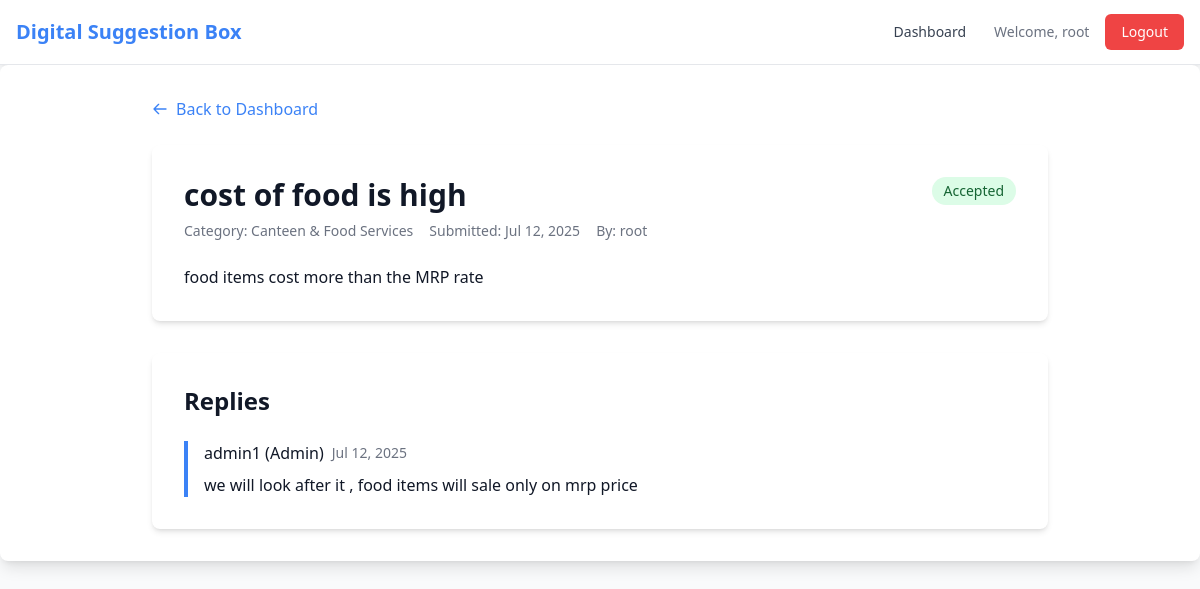
The page /suggestion/8/ (signed in) on the database its author committed.
### core/models.py (models this page shows, shortened)
class Suggestion(models.Model):
    STATUS_CHOICES = [
        ('under_review', 'Under Review'),
        ('accepted', 'Accepted'),
        ('rejected', 'Rejected'),
    ]
    user = models.ForeignKey(User, on_delete=models.SET_NULL, null=True, blank=True, related_name='suggestions')
    is_anonymous = models.BooleanField(default=False)
    category = models.ForeignKey(Category, on_delete=models.SET_NULL, null=True, related_name='suggestions')
    title = models.CharField(max_length=200)
    content = models.TextField()
    status = models.CharField(max_length=20, choices=STATUS_CHOICES, default='under_review')
    created_at = models.DateTimeField(auto_now_add=True)
    updated_at = models.DateTimeField(auto_now=True)
    sentiment = models.FloatField(null=True, blank=True, help_text="Sentiment polarity: -1 (negative) to 1 (positive)")
    is_spam = models.BooleanField(default=False, help_text="Flag if suggestion is likely spam")
    auto_category = models.CharField(max_length=100, null=True, blank=True, help_text="Auto-detected category")

class Category(models.Model):
    name = models.CharField(max_length=100, unique=True)
    created_by = models.ForeignKey(User, on_delete=models.SET_NULL, null=True, blank=True, related_name='created_categories')
    created_at = models.DateTimeField(auto_now_add=True)

class Reply(models.Model):
    suggestion = models.ForeignKey(Suggestion, on_delete=models.CASCADE, related_name='replies')
    admin = models.ForeignKey(User, on_delete=models.SET_NULL, null=True, related_name='admin_replies')
    content = models.TextField()
    created_at = models.DateTimeField(auto_now_add=True)

### core/views.py (the view)
# urls.py: path('suggestion/<int:suggestion_id>/', views.suggestion_detail, name='suggestion_detail'),
@login_required
def suggestion_detail(request, suggestion_id):
    suggestion = get_object_or_404(Suggestion, id=suggestion_id)
    can_manage = False
    can_view = False
    if request.user.is_superuser:
        can_manage = True
        can_view = True
    elif hasattr(request.user, 'category_admin'):
        if suggestion.category in request.user.category_admin.categories.all():
            can_manage = True
            can_view = True
    if suggestion.user == request.user:
        can_view = True
    if not can_view:
        messages.error(request, 'You do not have permission to view this suggestion.')
        return redirect('dashboard')
    if request.method == 'POST' and can_manage:
        reply_form = ReplyForm(request.POST)
        if reply_form.is_valid():
            reply = reply_form.save(commit=False)
            reply.suggestion = suggestion
            reply.admin = request.user
            reply.save()
            messages.success(request, 'Reply added successfully!')
            return redirect('suggestion_detail', suggestion_id=suggestion.id)
    else:
        reply_form = ReplyForm()
    return render(request, 'core/suggestion_detail.html', {
        'suggestion': suggestion,
        'reply_form': reply_form,
        'can_manage': can_manage,
    })

### core/templates/core/suggestion_detail.html (shortened to what this page needs)
{% extends 'core/base.html' %}
{% block content %}
<div class="max-w-4xl mx-auto">
    <div class="mb-6">
        <a href="{% url 'dashboard' %}" class="text-primary hover:text-blue-600 flex items-center">
            <svg class="w-4 h-4 mr-2" fill="none" stroke="currentColor" viewBox="0 0 24 24">
                <path stroke-linecap="round" stroke-linejoin="round" stroke-width="2" d="M10 19l-7-7m0 0l7-7m-7 7h18"></path>
            </svg>
            Back to Dashboard
        </a>
    </div>
    <div class="bg-white rounded-lg shadow-md p-8 mb-8">
        <div class="flex items-start justify-between mb-6">
            <div class="flex-1">
                <h1 class="text-3xl font-bold text-gray-900 mb-2">{{ suggestion.title }}</h1>
                <div class="flex items-center space-x-4 text-sm text-gray-500">
                    <span>Category: {{ suggestion.category.name }}</span>
                    <span>Submitted: {{ suggestion.created_at|date:"M d, Y" }}</span>
                    {% if suggestion.is_anonymous %}
                        <span class="text-gray-400">Anonymous</span>
                    {% else %}
                        <span>By: {{ suggestion.user.username }}</span>
                    {% endif %}
                </div>
            </div>
            <span id="status-badge" class="inline-flex items-center px-3 py-1 rounded-full text-sm font-medium
                {% if suggestion.status == 'under_review' %}bg-yellow-100 text-yellow-800
                {% elif suggestion.status == 'accepted' %} bg-green-100 text-green-800
                {% else %}bg-red-100 text-red-800{% endif %}">
                {{ suggestion.get_status_display }}
            </span>
        </div>
        <div class="prose max-w-none">
            <p class="text-gray-700 leading-relaxed">{{ suggestion.content|linebreaks }}</p>
        </div>
    </div>
    <div class="bg-white rounded-lg shadow-md p-8">
        <h2 class="text-2xl font-bold text-gray-900 mb-6">Replies</h2>
        {% if suggestion.replies.all %}
            <div class="space-y-6">
                {% for reply in suggestion.replies.all %}
                <div class="border-l-4 border-primary pl-4">
                    <div class="flex items-center justify-between mb-2">
                        <div class="flex items-center space-x-2">
                            <span class="font-medium text-gray-900">
                                {% if reply.admin %}
                                    {{ reply.admin.username }} (Admin)
                                {% else %}
                                    Admin
                                {% endif %}
                            </span>
                            <span class="text-sm text-gray-500">{{ reply.created_at|date:"M d, Y" }}</span>
                        </div>
                    </div>
                    <p class="text-gray-700">{{ reply.content|linebreaks }}</p>
                </div>
                {% endfor %}
            </div>
        {% endif %}
    </div>
</div>
{% endblock %}

### core/templates/core/base.html (shortened to what this page needs)
<!DOCTYPE html>
<html lang="en">
<head>
    <script src="https://cdn.tailwindcss.com"></script>
</head>
<body class="bg-gray-50 min-h-screen text-gray-900">
    <nav class="bg-white shadow-lg border-b border-gray-200">
        <div class="max-w-7xl mx-auto px-4">
            <div class="flex justify-between h-16">
                <div class="flex items-center">
                    <a href="{% url 'home' %}" class="text-xl font-bold text-primary">
                        Digital Suggestion Box
                    </a>
                </div>
                <div class="flex items-center space-x-4">
                    {% if user.is_authenticated %}
                        <a href="{% url 'dashboard' %}" class="text-gray-700 hover:text-primary px-3 py-2 rounded-md text-sm font-medium">
                            Dashboard
                        </a>
                        <span class="text-gray-500 text-sm">Welcome, {{ user.username }}</span>
                        <a href="{% url 'logout' %}" class="bg-red-500 hover:bg-red-600 text-white px-4 py-2 rounded-md text-sm font-medium">
                            Logout
                        </a>
                    {% endif %}
                </div>
            </div>
        </div>
    </nav>
    <main class="max-w-7xl mx-auto px-4 py-8 bg-white rounded-lg shadow-lg">
        {% block content %}
        {% endblock %}
    </main>
</body>
</html>

### rows shown on the page
Suggestion: title "cost of food is high", category.name "Canteen & Food Services", created_at "Jul 12, 2025", user.username "root", status "Accepted", content "food items cost more than the MRP rate"
Reply: admin.username "admin1", created_at "Jul 12, 2025", content "we will look after it , food items will sale only on mrp price"

### other values the page prints
{{ user.username }} "root"
